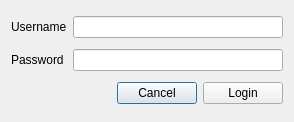
<?xml version="1.0" encoding="UTF-8"?>
<ui version="4.0">
 <class>dlg_login</class>
 <widget class="QDialog" name="dlg_login">
  <property name="geometry">
   <rect>
    <x>0</x>
    <y>0</y>
    <width>294</width>
    <height>122</height>
   </rect>
  </property>
  <property name="windowTitle">
   <string>Login</string>
  </property>
  <layout class="QGridLayout" name="gridLayout">
   <item row="1" column="1">
    <widget class="QLineEdit" name="le_password"/>
   </item>
   <item row="1" column="0">
    <widget class="QLabel" name="label_2">
     <property name="text">
      <string>Password</string>
     </property>
    </widget>
   </item>
   <item row="0" column="0">
    <widget class="QLabel" name="label">
     <property name="text">
      <string>Username</string>
     </property>
    </widget>
   </item>
   <item row="0" column="1">
    <widget class="QLineEdit" name="le_username"/>
   </item>
   <item row="2" column="1">
    <layout class="QHBoxLayout" name="horizontalLayout">
     <item>
      <spacer name="horizontalSpacer">
       <property name="orientation">
        <enum>Qt::Horizontal</enum>
       </property>
       <property name="sizeHint" stdset="0">
        <size>
         <width>40</width>
         <height>20</height>
        </size>
       </property>
      </spacer>
     </item>
     <item>
      <widget class="QPushButton" name="btn_cancel">
       <property name="text">
        <string>Cancel</string>
       </property>
      </widget>
     </item>
     <item>
      <widget class="QPushButton" name="btn_login">
       <property name="text">
        <string>Login</string>
       </property>
      </widget>
     </item>
    </layout>
   </item>
  </layout>
 </widget>
 <resources/>
 <connections/>
</ui>
